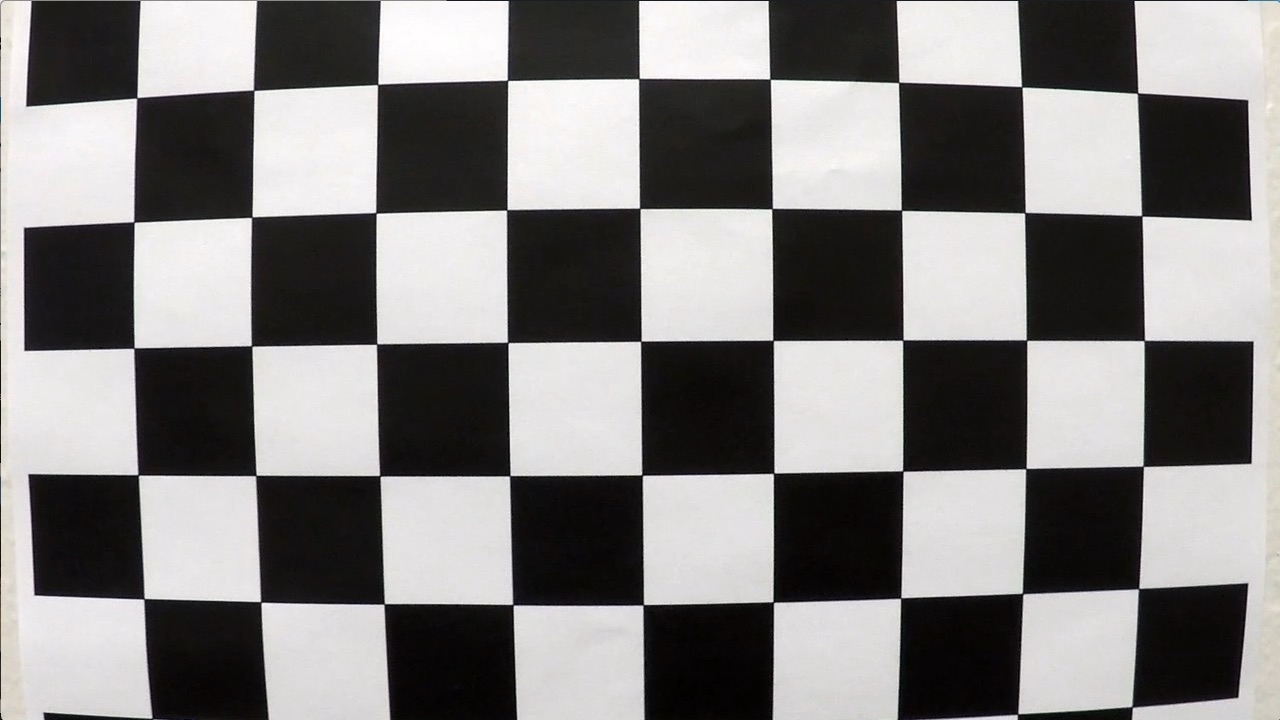
#> input picture camera_cal/calibration1.jpg, 1280 x 720 px
$ python -i trafficLaneLines.py   (imports and definitions only)   (older library calls are emulated)
#> lines starting #> are read from the running program, lines starting #| are printed output that depends on the picture; after the words box and inside, x2 and y2 are one past the last pixel; in counts of white or black regions, pixels touching at a corner belong together
## Calibrate the camera
#

import numpy as np
import cv2
import matplotlib.pyplot as plt
import matplotlib.image as mpimg
import glob
import pickle

# [2 lines not run here, left out]

# [1 line that did not run here, left out]
"""
# Uncomment this to run one time to manually collect the 4 points of interest for perspective transform
# Manually select points that will be used for perspective transform,
#image ./straight_lines1.jpg will be used for this purpose
fname = './test_images/straight_lines2.jpg'
img = cv2.imread(fname)
undist = cv2.undistort(img, mtx, dist,None,mtx)
refPts = []
def select_ROI_points(event, x, y, flags, param):
	global refPts
	if event == cv2.EVENT_LBUTTONDOWN:
		pass
	elif event == cv2.EVENT_LBUTTONUP:
		# record the ending (x, y) coordinates and indicate that
		# the cropping operation is finished
		refPts.append([np.float32(x), np.float32(y)])
		print(refPts)


cv2.imshow("Select perspective points", undist)
cv2.setMouseCallback("Select perspective points", select_ROI_points)
wait = True
while(wait):
	key = cv2.waitKey(1) & 0xFF
	if len(refPts) == 4:
		wait = False

print("Selected points are - ")
print(refPts)
cv2.destroyAllWindows()
# output when run once is - [[240,696],[622,432],[663,432],[1078,692]]
src = np.asarray(refPts)
print(src)
"""
## Calculate M and Minv for applying perspective transform
# Load the points of interest for perspective transform
# uncomment next line if we want to recollect new points for creating the transform
#src = np.float32([[251,689],[586,455],[689,455],[1070,689]])
#src = np.float32([[251,689],[586,455],[689,455],[1070,689]])
#src = np.float32([[251,689],[590,455],[700,455],[1020,689]]) # current ok performance- scope for improvement
src = np.float32([[203,720],[585,460],[695,460],[1027,720]]) # From writeup template - uncanny similarity with selected points :)
#create destination points assuming the order of selection of points is clockwise,
# starting from bottom left point
#dst = np.float32([src[0],[src[0][0],src[1][1]],[src[3][0],src[2][1]],src[3]])
#dst = np.float32([[251,720],[250,0],[970,0],[1000,720]])
dst = np.float32([[320,720],[320,0],[960,0],[960,720]])
# [1 line not run here, left out]

M = cv2.getPerspectiveTransform(src, dst)
Minv = cv2.getPerspectiveTransform(dst, src)


## Code to enable thresholding
# [16 lines left out: function abs_sobel_thresh, not called in this run]

def mag_thresh(gray, sobel_kernel=3, thresh=(0, 255), is_gray = False):
    # Calculate gradient magnitude
    # Apply threshold
	# 2) Take the gradient in x and y separately
	sobelx = cv2.Sobel(gray, cv2.CV_64F, 1, 0, ksize = sobel_kernel)
	sobely = cv2.Sobel(gray, cv2.CV_64F, 0, 1, ksize = sobel_kernel)
	# 3) Calculate the magnitude
	mag = (sobelx**2 + sobely**2)**0.5
	# 4) Scale to 8-bit (0 - 255) and convert to type = np.uint8
	scaled_mag = np.uint8(mag/np.max(mag)*255.)
	# 5) Create a binary mask where mag thresholds are met
	binary_output = np.zeros_like(gray)
	binary_output[(scaled_mag > thresh[0])&(scaled_mag < thresh[1])] = 1
	# 6) Return this mask as your binary_output image
	return binary_output

# [16 lines left out: function dir_threshold, not called in this run]

def singlech_threshold(channel, thresh=(0, 127)):
	# Accept 1 channel image input and apply threshold provided as input
	# Apply threshold
	binary_output = np.zeros_like(channel)
	binary_output[(channel >= thresh[0]) & (channel <= thresh[1])] = 1
	return binary_output


### Current level of masking includes
def laneLineMasking(img, hist_flag = False):

	#img = np.copy(img)
	# Convert to grayscale for gradient thresholding
	gray = cv2.cvtColor(img, cv2.COLOR_BGR2GRAY)
	#grayImage = grayscale(image)
	clahe = cv2.createCLAHE(tileGridSize =(50,50))
	histImage = clahe.apply(gray)
	#plt.imshow(histImage, cmap = 'Greys_r')

	src_int = np.array([[[100,696],[548,433],[800,433],[1240,696]]],dtype = np.int32)
	region_masked = region_of_interest(img,src_int)#np.array([src], dtype =np.int32)

	# Convert to HLS color space and separate the V channel
	hls = cv2.cvtColor(region_masked, cv2.COLOR_BGR2HLS).astype(np.float)
	hsv = cv2.cvtColor(region_masked, cv2.COLOR_BGR2HSV).astype(np.float)
	h_channel = hls[:,:,0]
	l_channel = (hls[:,:,1] - np.average(hls[:,:,1]))*255/((np.max(hls[:,:,1]))-np.average(hls[:,:,1]))
	s_channel = (hls[:,:,2] - np.average(hls[:,:,2]))*255/(np.max(hls[:,:,2]))
	#print(hls)
	sv_channel = hsv[:,:,1]
	v_channel = (hsv[:,:,2] - np.average(hsv[:,:,2]))*255/(np.max(hsv[:,:,2])- np.average(hsv[:,:,2]))
	#if best_fit_flag == False:
	# Threshold H value for detecting yellow
	h_mask = singlech_threshold(h_channel, [98, 103])
	l_mask = singlech_threshold(l_channel,[235,255])
	# Threshold S to detect yellow and white
	v_mask = singlech_threshold(v_channel, [190,255])
	s_mask = singlech_threshold(s_channel, [200,255])
	sv_mask = singlech_threshold(sv_channel, [200,255])
	# [7 lines of commented-out code are left out]
	sobelmag_mask = mag_thresh(gray,3, (35, 70))
	# [24 lines of commented-out code are left out]
	result_binary = np.zeros_like(h_mask)
	if hist_flag == True:
		vnew_mask = singlech_threshold(v_channel, [99,255])
		result_binary[((sobelmag_mask == 1)&(vnew_mask == 1))] = 1
	else:
		result_binary[(v_mask == 1)| (s_mask == 1)| (sv_mask == 1)] = 1	#| (s_mask == 1)|(l_mask == 1)| (s_mask == 1)|(h_mask == 1)|((sobelx_mask==1)|(sobelmag_mask == 1)
	result_binary = np.uint8(result_binary)
	document = False
	if (document):
		f, ([ax1, ax2],[ax3, ax4]) = plt.subplots(2, 2, figsize=(8, 6), dpi = 100)
		f.tight_layout()
		ax1.imshow(v_channel,cmap = 'gray')
		ax1.set_title('v_channel')
		ax1.axis('off')
		ax2.imshow(sobelmag_mask,cmap = 'gray')
		ax2.set_title('sobel_magmask')
		ax2.axis('off')
		ax3.imshow(s_channel, cmap = 'gray')
		ax3.set_title('s_channel_hls')
		ax3.axis('off')
		ax4.imshow(result_binary,cmap = 'gray')
		ax4.set_title("binary_result")
		ax4.axis('off')
		#ax5.imshow(dirImage,cmap = 'gray')
		#ax5.set_title('Sobel direction')
		plt.subplots_adjust(left=0.02, right=0.98, top=0.9, bottom=0.02)
		document = False # Set off to stop saving images
		if document:
			plt.savefig('./output_images/current_masking_pipeline.png')
		plt.show()

	return result_binary

class Line():
	def __init__(self):
		# was the line detected in the last iteration?
		self.detected = False
		# x values of the last n fits of the line
		self.recent_xfitted = []
		self.hist_length = 0
		#average x values of the fitted line over the last n iterations
		self.bestx = None
		#polynomial coefficients averaged over the last n iterations
		self.best_fit = None
		#polynomial coefficients for the most recent fit
		self.current_fit = [np.array([False])]
		#radius of curvature of the line in some units
		self.radius_of_curvature = None
		#distance in meters of vehicle center from the line
		self.line_base_pos = []
		#difference in fit coefficients between last and new fits
		self.diffs = np.array([0,0,0], dtype='float')
		#x values for detected line pixels
		self.allx = []
		#y values for detected line pixels
		self.ally = []

		# try to sweep height of image scanned for the lines, some videos may do better if only lower part of image is used for lane detection in  windowing
		self.image_height_crop = 0
		self.best_fit_available = False
		self.best_base_pos = 0
		self.cnt_missed = 0
		self.cnt_detected = 0
		self.top_xposition = 0
		self.convolve_search = True


# [567 lines left out: functions window_mask, find_window_centroids, findLaneLinesConv, not called in this run]


def region_of_interest(img, vertices):
	"""
	Applies an image mask.
	Only keeps the region of the image defined by the polygon
	formed from `vertices`. The rest of the image is set to black.
	"""
	#defining a blank mask to start with
	mask = np.zeros_like(img)
	#defining a 3 channel or 1 channel color to fill the mask with depending on the input image
	if len(img.shape) > 2:
		channel_count = img.shape[2]  # i.e. 3 or 4 depending on your image
		ignore_mask_color = (255,) * channel_count
	else:
		ignore_mask_color = 255

	#filling pixels inside the polygon defined by "vertices" with the fill color
	cv2.fillPoly(mask, vertices, ignore_mask_color)
	#plt.imshow(img)
	#plt.show()
	#returning the image only where mask pixels are nonzero
	masked_image = cv2.bitwise_and(img, mask)
	return masked_image

from moviepy.editor import VideoFileClip
fnames = []
fnames = glob.glob("*.mp4")

## To speed up the testing process you may want to try your pipeline on a shorter subclip of the video
## To do so add .subclip(start_second,end_second) to the end of the line below
## Where start_second and end_second are integer values representing the start and end of the subclip
## You may also uncomment the following line for a subclip of the first 5 seconds
##clip1 = VideoFileClip("test_videos/solidWhiteRight.mp4").subclip(0,5)
line_left = Line()
line_right = Line()
iteration = 0

# Loop to iterate through all the videos .mp4 file present in the folder
# [56 lines not run here, left out]

"""
# Read test images first and undistort them
#fnames = []
#fnames = glob.glob("./test_images/*.jpg")
test_images = []
undist_images = []
for i in range(0,5):
	img = cv2.imread(fnames[i])
	test_images.append(img)
	undist=cv2.undistort(img, mtx, dist,None,mtx)
	undist_images.append(undist)
	# convert to grayscale
	gray = cv2.cvtColor(undist,cv2.COLOR_BGR2GRAY)
	[h,w] = np.shape(gray)
	masked_binary = laneLineMasking(undist)
	print([h,w])
	#src_int = np.array([[[100,696],[628,433],[665,433],[1120,696]]],dtype = np.int32)
	#region_masked = region_of_interest(masked_binary,src_int)#np.array([src], dtype =np.int32)
	#apply perspective
	warped_binary =  cv2.warpPerspective(masked_binary, M, (w,h))
	#masked_binary = laneLineMasking(destination)
	warped_detectedlanes = findLaneLinesConv(warped_binary)#[250:650,:]
	#warped_detectedlanes = initializeLaneLines(warped_binary[250:650,:])
	f, (ax1, ax2, ax3) = plt.subplots(3, 1, figsize=(24, 9))
	f.tight_layout()
	ax1.imshow(undist)
	ax1.set_title(fnames[i], fontsize=50)
	ax2.imshow(warped_binary)
	ax2.set_title('Image corrected for perspective', fontsize=5)
	ax3.imshow(warped_detectedlanes)
	ax3.set_title('After Minv', fontsize=5)
	plt.subplots_adjust(left=0., right=1, top=0.9, bottom=0.1)
	plt.show()
"""

>>> import cv2
>>> picture = cv2.imread('camera_cal/calibration1.jpg')
#> picture is the input picture: shape (720, 1280, 3); mean B, G, R 127.8, 128.4, 130.1
>>> result = laneLineMasking(picture)
#> in laneLineMasking, `histImage = clahe.apply(gray)`:
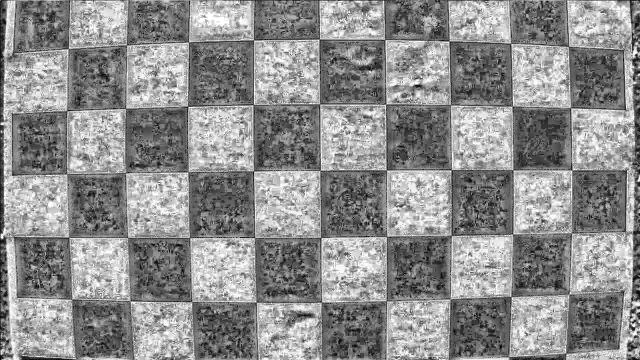
#> histImage: shape (720, 1280) (shown at 1/2 size); min 0, max 255, mean 141.8
#> in region_of_interest, `cv2.fillPoly(mask, vertices, ignore_mask_color)`:
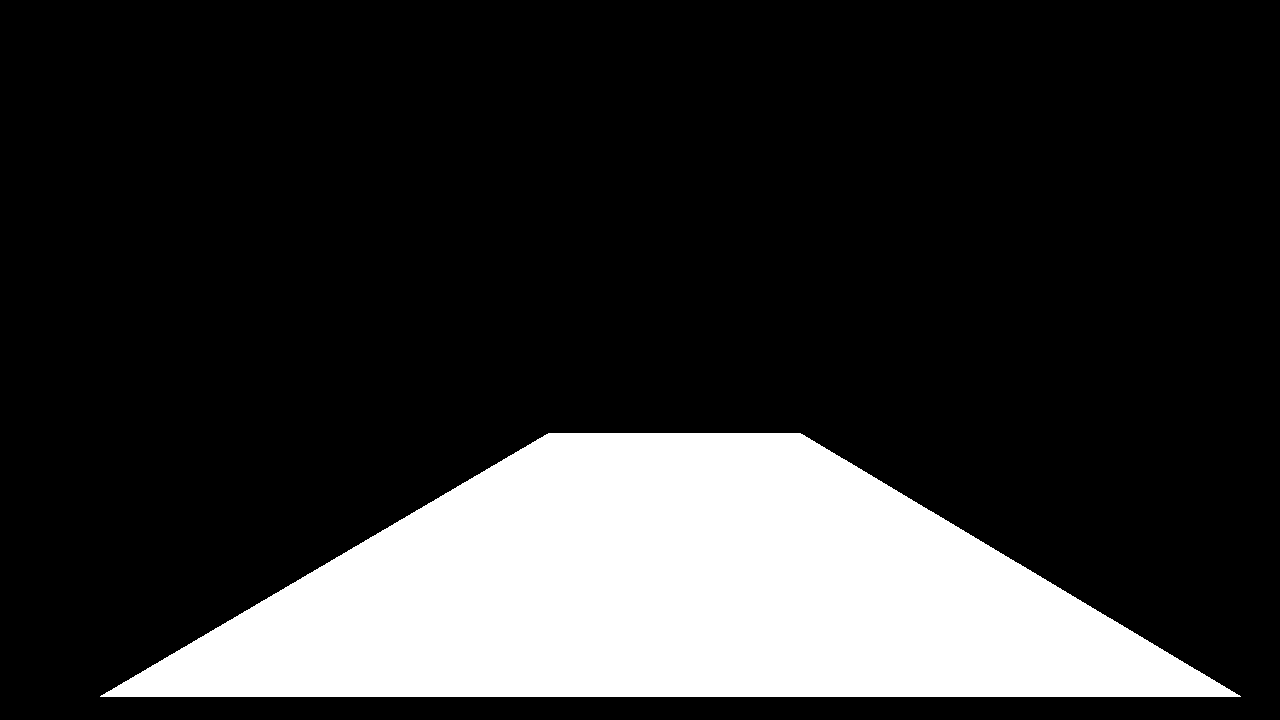
#> mask: shape (720, 1280, 3); 20% white; 1 white region, box (x1, y1, x2, y2) and area: (100, 433, 1241, 697) 184189
#> in mag_thresh, `sobely = cv2.Sobel(gray, cv2.CV_64F, 0, 1, ksize = sobel_kernel)`:
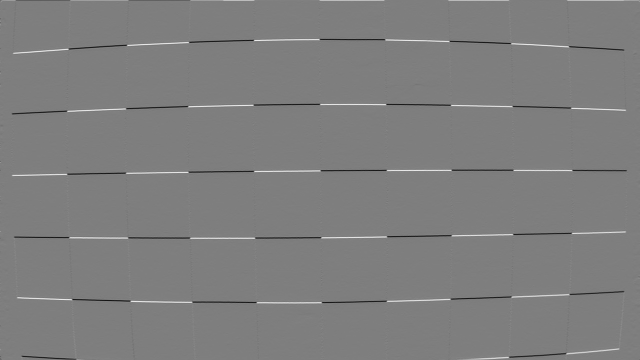
#> sobely: shape (720, 1280) float64 (shown at 1/2 size); min -889, max 904, mean 0.1; drawn with min black and max white
#> in laneLineMasking, `sobelmag_mask = mag_thresh(gray,3, (35, 70))`:
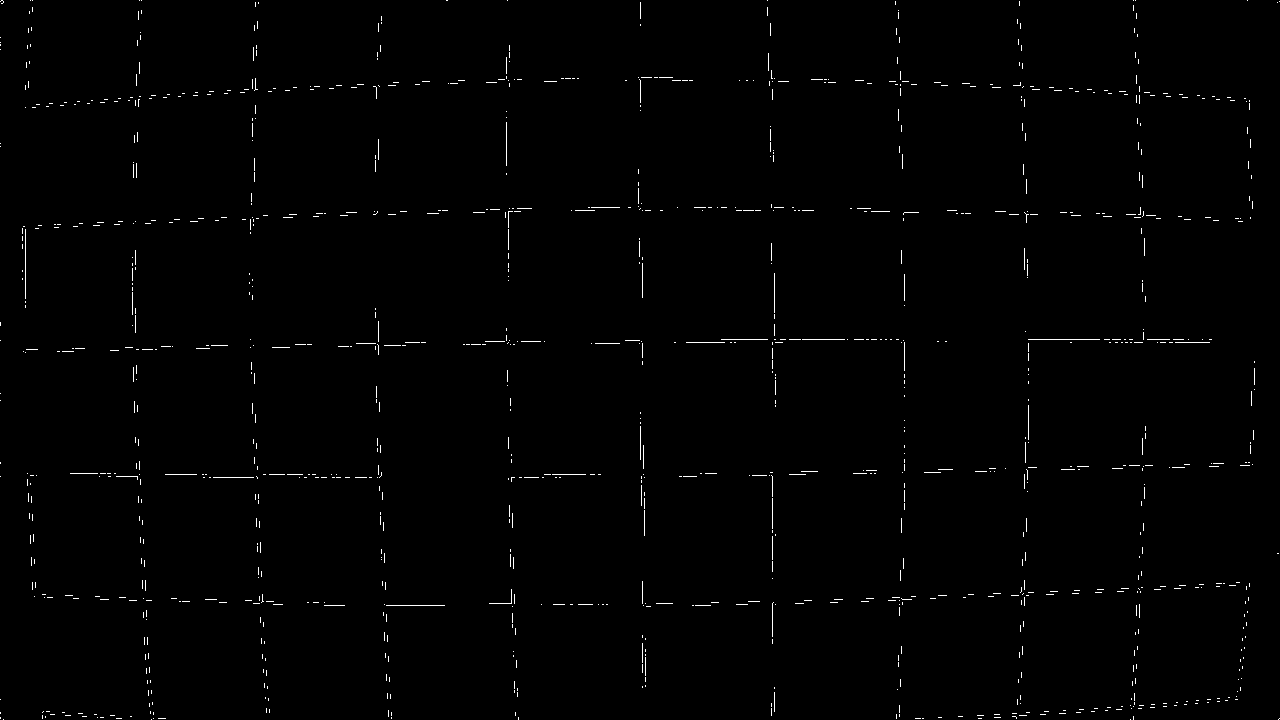
#> sobelmag_mask: shape (720, 1280); values 0 (black) and 1 (white), 0.77% white in thin lines or dots
#> result: shape (720, 1280); values 0 (black) and 1 (white), 10% white; 140 white regions (126 under 20 px), largest, box (x1, y1, x2, y2) and area: (643, 474, 773, 605) 16509, (383, 477, 513, 604) 13764, (774, 599, 901, 697) 11950

$ run again, on camera_cal/calibration10.jpg
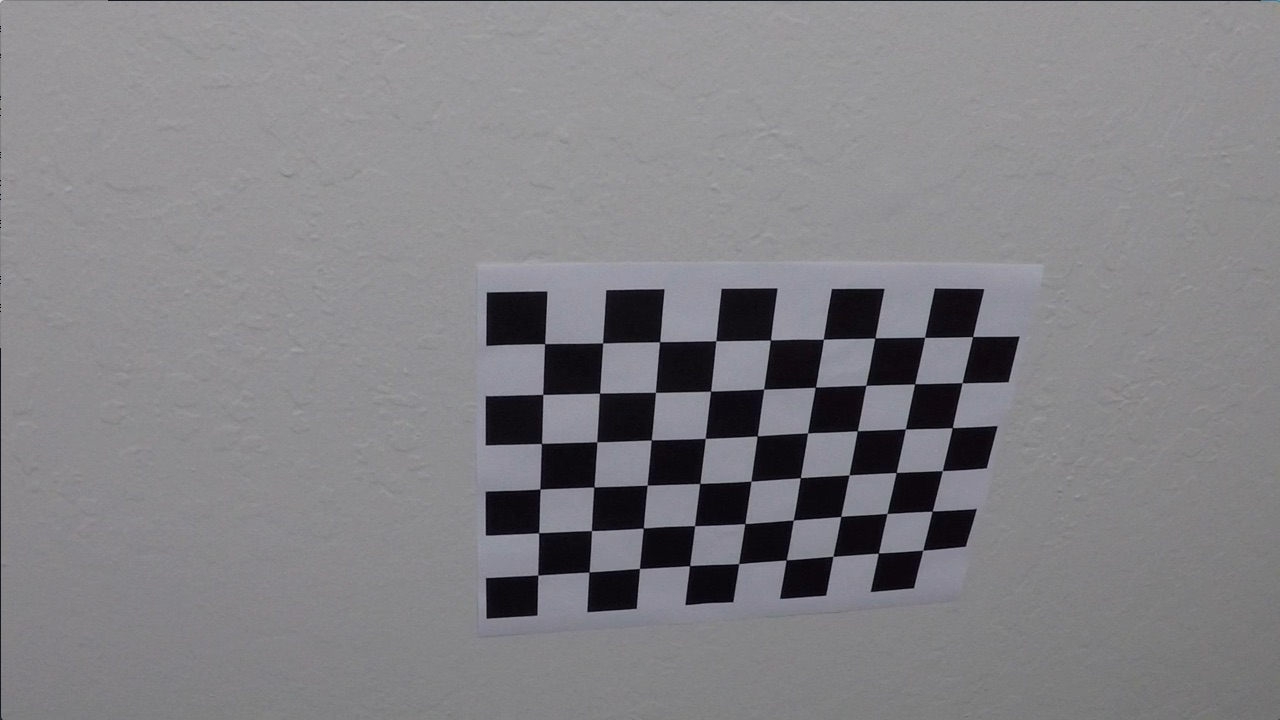
#> input picture camera_cal/calibration10.jpg, 1280 x 720 px
#> picture is the input picture: shape (720, 1280, 3); mean B, G, R 133.1, 129.4, 130.2
#> mask: shape (720, 1280, 3); 20% white; 1 white region, box (x1, y1, x2, y2) and area: (100, 433, 1241, 697) 184189
#> h_mask: shape (720, 1280) float64; values 0 (black) and 1 (white), 0% white in thin lines or dots, all inside (x1, y1, x2, y2) = (706, 449, 850, 620)
#> in laneLineMasking, `l_mask = singlech_threshold(l_channel,[235,255])`:
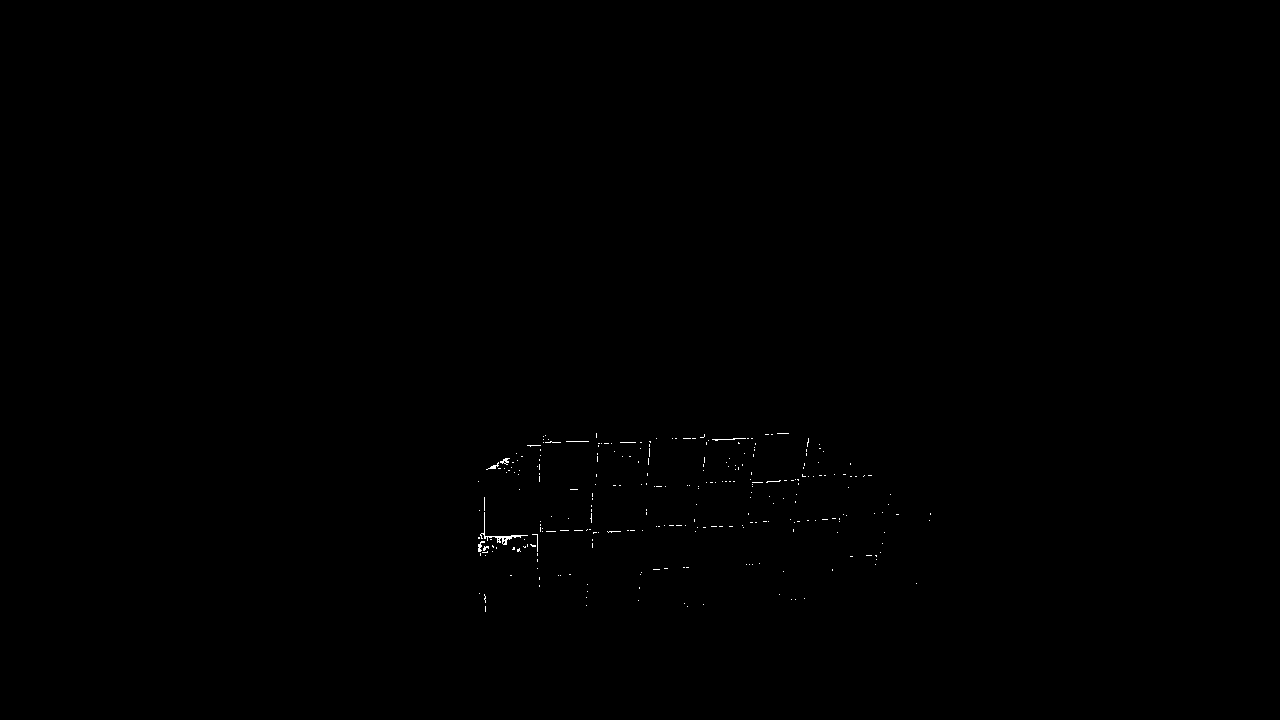
#> l_mask: shape (720, 1280) float64; values 0 (black) and 1 (white), 0.12% white in thin lines or dots, all inside (x1, y1, x2, y2) = (478, 433, 931, 612)
#> v_mask: shape (720, 1280) float64; values 0 (black) and 1 (white), 12.5% white; 335 white regions (300 under 20 px), largest, box (x1, y1, x2, y2) and area: (146, 444, 1041, 697) 90809, (595, 441, 651, 487) 2334, (540, 488, 594, 533) 2240
#> s_mask: shape (720, 1280) float64; values 0 (black) and 1 (white), 0.01% white in thin lines or dots, all inside (x1, y1, x2, y2) = (487, 435, 966, 608)
#> sv_mask: shape (720, 1280) float64; values 0 (black) and 1 (white), 0.03% white in thin lines or dots, all inside (x1, y1, x2, y2) = (487, 433, 966, 608)
#> in laneLineMasking, `sobelmag_mask = mag_thresh(gray,3, (35, 70))`:
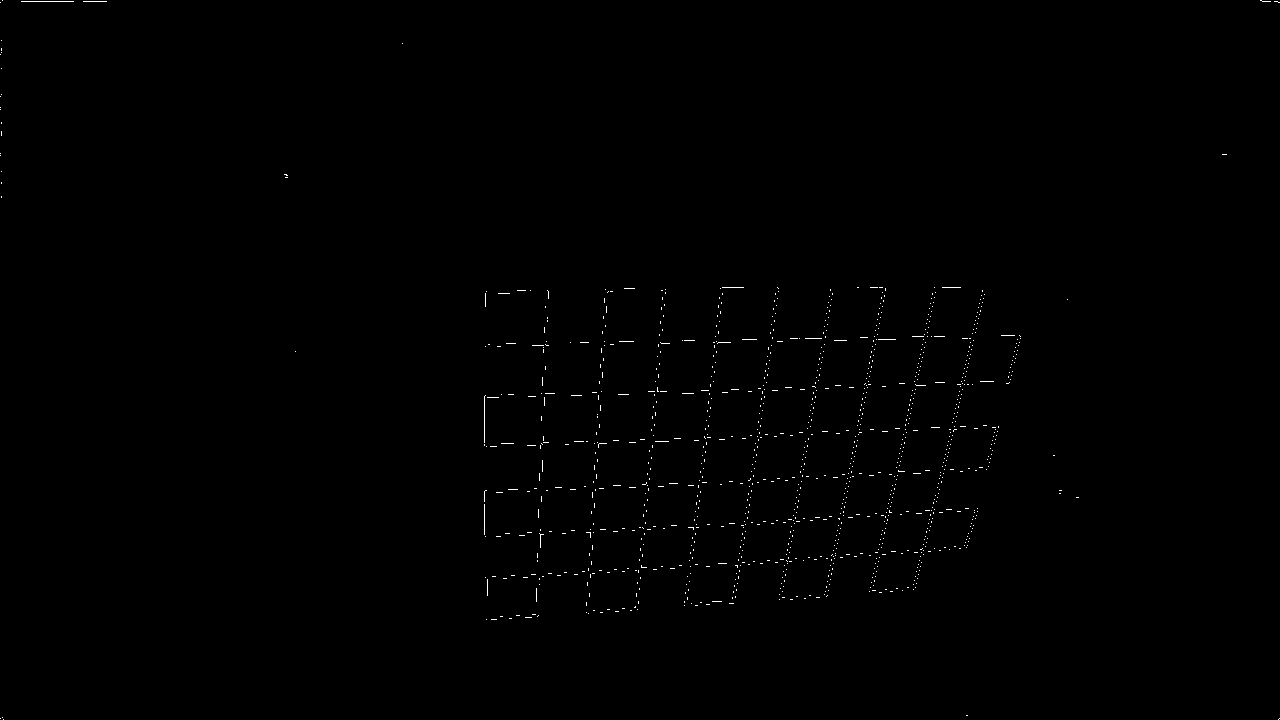
#> sobelmag_mask: shape (720, 1280); values 0 (black) and 1 (white), 0.33% white in thin lines or dots
